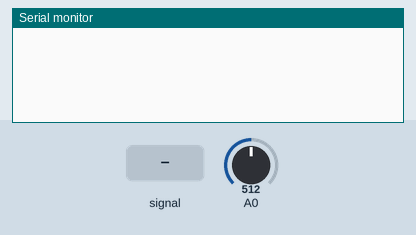
Simulated run of this sketch. Board: Arduino Uno, built with avr-gcc and run on an emulated ATmega328P. Parts: the last lines printed to the serial monitor. Inputs (shaded band) come from the test bench; at power-on: A0 = 512.

Above: at 1.2 s.
1.3 s: A0 fed a 2 Hz sine of ±306 counts around its level
At 2.1 s:
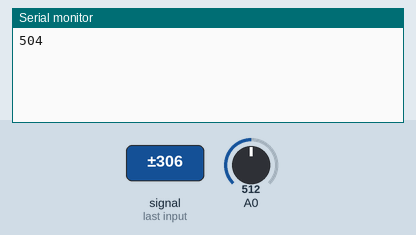
4.3 s: A0 set to 716
At 5.8 s:
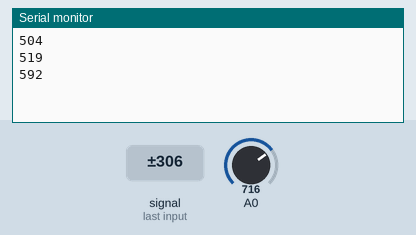
7.3 s: A0 set to 900
At 9.5 s:
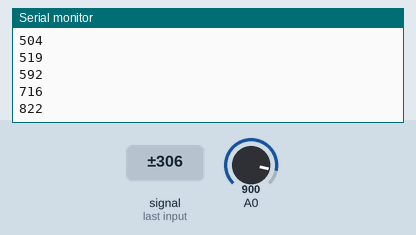
Timing chart, 0 to 9.8 s (numbered marks = the images above; inputs shaded):
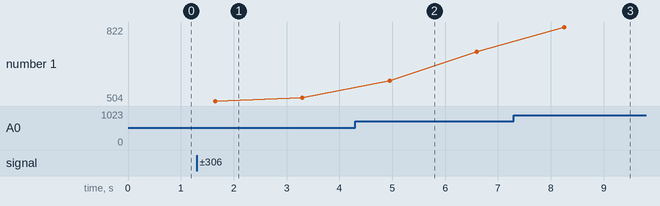

Measured:
- after the input at 1.3 s, the serial monitor: prints a new line after 0.35 s (image 1)
- after the input at 4.3 s, the serial monitor: prints a new line after 0.65 s (image 2)
- after the input at 7.3 s, the serial monitor: prints a new line after 0.95 s (image 3)
- plotted number 1: 519 → 716 after the input at 4.3 s, 716 → 822 after the input at 7.3 s

The sketch:

Czujnik_szumu.ino
```cpp
unsigned long start;
unsigned long stop;
unsigned long t1;
float time;
int pin;
int pomiary=0;
float sek=0;
float sr_tr = 0;
long szum=0;
long sr=0;
int ctr = 0;
void setup() {
Serial.begin(9600);
pinMode(A0, INPUT);
//t1=micros();
}

void loop() {
  //start=micros();
  for(int i=0; i<10000; i++){
    pin=analogRead(A0);
    sr=sr+pin;
    szum=sr/i;
    sr_tr = sr_tr + pin;
    if(i>10 && pin>3*szum){
      Serial.println("Siiiiiuuuu!");
      sr=sr-pin;
      i=i-1;
      ctr = ctr+1;
      if(ctr>100){
          sr=sr+sr_tr;
          szum=sr/(i+ctr);

        ctr =0;
        sr_tr = 0;
      }


    }
    //while(micros()<t1){
      //t1=micros();
    //}
  }
  //stop=micros();
 // time=stop-start;
  //Serial.print("Czas wykonania petli: ");
  //Serial.println(time);
  //Serial.print("Predkosc: ");
  //pomiary=10000000000/time;
  Serial.println(szum);
  szum=0;
  sr=0;
  //delay(1000);
}
```
